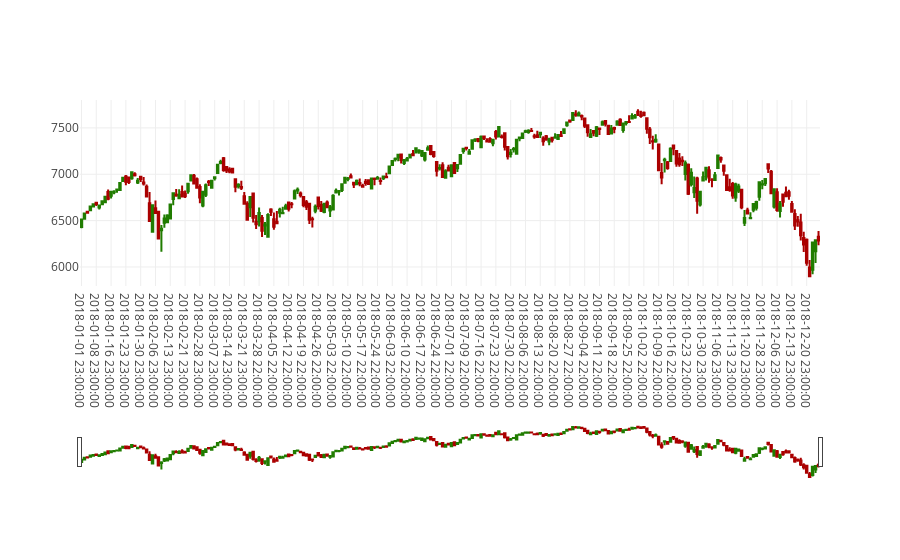

The notebook cell saved with this chart:
### Code cell
fig2018 = go.Figure(data=[trace2018], layout=layout)
plotly.offline.iplot(fig2018, filename='2018_candlestick')

### Figure 1 — Plotly figure (JSON) as saved in the notebook; plotly's stock layout.template omitted (floating-point values rounded to 4 significant figures; data arrays with more than 128 entries replaced by an {"elided": "..."} marker saying what was removed)
{"data": [{"close": {"elided": "250 float values"}, "decreasing": {"line": {"color": "#AA0000"}}, "high": {"elided": "250 float values"}, "increasing": {"line": {"color": "#207C00"}}, "low": {"elided": "250 float values"}, "open": {"elided": "250 float values"}, "type": "candlestick", "uid": "0a9ccff9-6170-458e-9c33-718fadac9a87", "x": {"elided": "250 str values"}}], "layout": {"xaxis": {"type": "category"}}}
